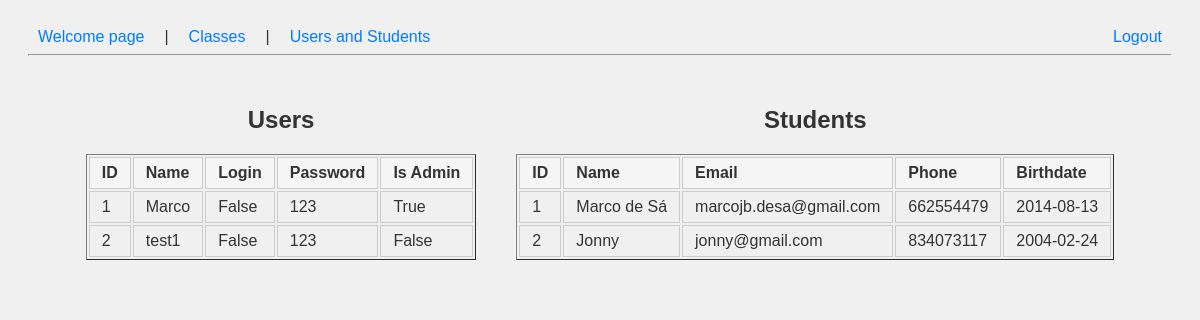
Screenshot of /users with the database file from the repository.
### models.py (models this page shows)
class BaseModel(Model):
    class Meta:
        database = db

class User(BaseModel):
    id_user = AutoField()
    name = CharField()
    is_admin = BooleanField() # True if admin, False if teacher
    login = BooleanField(unique=False)
    password = CharField() # Store hashed passwords in production

class Student(BaseModel):
    id_student = AutoField()
    name = CharField()
    email = CharField(unique=True)
    phone = CharField(null=True)
    birthdate = DateField()

### app.py (the view)
@app.route('/users')
def user_manage():
    users = User.select()
    students = Student.select()
    current_user = User.select().where(User.login == True).first()
    return render_template('userManage.html', users=users, students=students, current_user=current_user)

### templates/userManage.html (shortened to what this page needs)
{% extends "dashboard.html" %}
{% block content %}
<div class="side-by-side-tables">
    <div>
        <h2>Users</h2>
        <table border="1">
            <tr>
                <th>ID</th>
                <th>Name</th>
                <th>Login</th>
                <th>Password</th>
                <th>Is Admin</th>
            </tr>
            {% for user in users %}
            <tr>
                <td>{{ user.id_user }}</td>
                <td>{{ user.name }}</td>
                <td>{{ user.login }}</td>
                <td>{{ user.password }}</td>
                <td>{{ user.is_admin }}</td>
            </tr>
            {% endfor %}
        </table>
        <br>
    </div>
    <div>
        <h2>Students</h2>
        <table border="1">
            <tr>
                <th>ID</th>
                <th>Name</th>
                <th>Email</th>
                <th>Phone</th>
                <th>Birthdate</th>
            </tr>
            {% for student in students %}
            <tr>
                <td>{{ student.id_student }}</td>
                <td>{{ student.name }}</td>
                <td>{{ student.email }}</td>
                <td>{{ student.phone }}</td>
                <td>{{ student.birthdate }}</td>
            </tr>
            {% endfor %}
        </table>
        <br>
    </div>
</div>
{% endblock %}

### static/style.css (style rules this page uses)
body { font-family: Arial, sans-serif; background-color: #f0f0f0; color: #333; padding: 20px; }
h2 { text-align: center; }

### templates/userManage.html (style rules this page uses)
.side-by-side-tables { display: flex; gap: 40px; justify-content: center; align-items: flex-start; margin-top: 30px; }
.side-by-side-tables th, .side-by-side-tables td { border: 1px solid #ccc; padding: 6px 12px; text-align: left; }
.side-by-side-tables th { background: #f5f5f5; }

### rows the page displays
User: id_user "1", name "Marco", login "False", password "123", is_admin "True"
User: id_user "2", name "test1", login "False", password "123", is_admin "False"
Student: id_student "1", name "Marco de Sá", email "marcojb.desa@gmail.com", phone "662554479", birthdate "2014-08-13"
Student: id_student "2", name "Jonny", email "jonny@gmail.com", phone "834073117", birthdate "2004-02-24"
